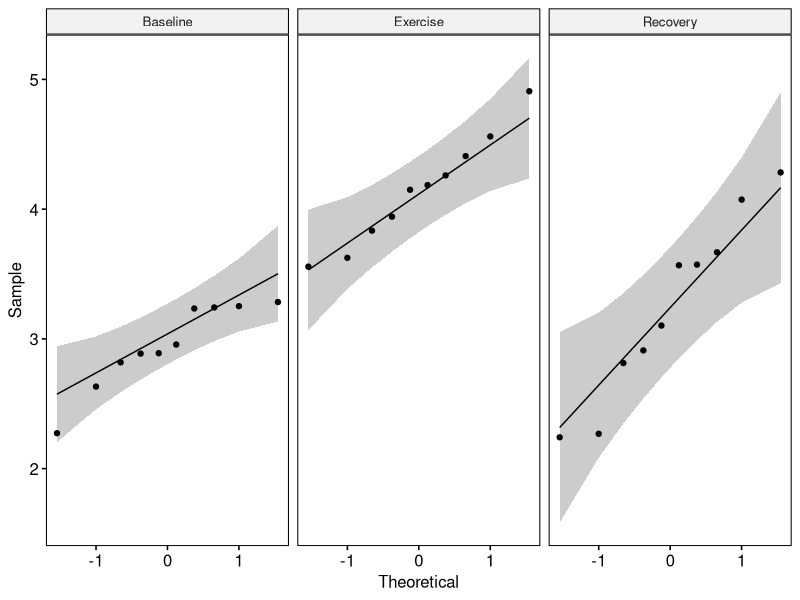
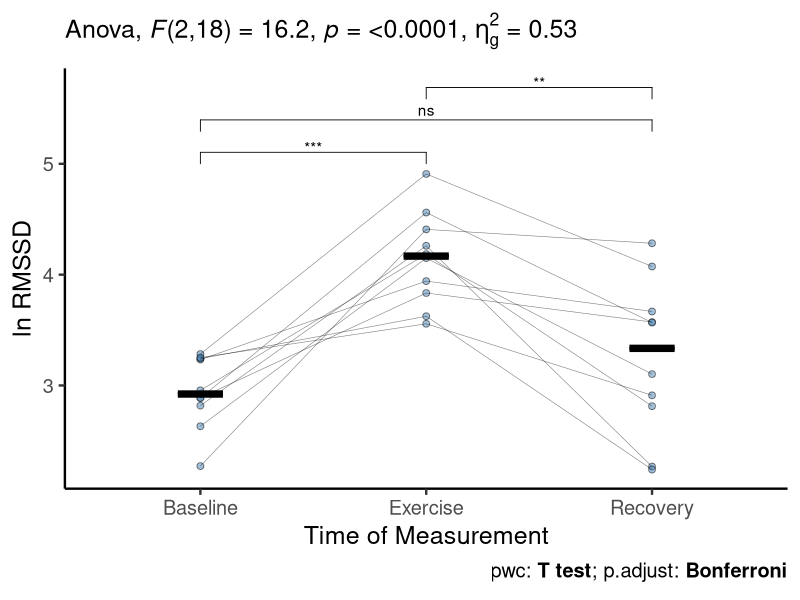

Source code (R) for these figures, in order:
## ---- chunk 1
#| label: setup
#| warning: false
#| message: false

suppressPackageStartupMessages(
  library(tidyverse)) ## for readr, dplyr, ggplot2
library(ggbeeswarm) ## for jittering points (you can remove this is you did not use a dotplot)
library(flextable) ## for making formatted tables that can be pasted into Word or Google Docs
library(rstatix) #pipe friendly framework for basic stats
library(ggpubr) #publication ready plots
library(labelled) #for labeling variables better


## ---- chunk 2
#| label: demo data

# sets some conditions
set.seed(12345) # Fix the seed so the results are replicable.
N <- 10 # The number of samples taken from each population

# Create samples for three different treatments
# each sample has a normal distribution 
c1 <- rnorm(N, mean = 3, sd = 0.4)
t1 <- rnorm(N, mean = 4, sd = 0.5)
t2 <- rnorm(N, mean = 3.2, sd = 0.6)


# Add an `id` column for paired data plotting.
id <- 1:N

# Combine samples into a DataFrame.
df <- tibble::tibble(
  `Baseline` = c1, 
  `Exercise` = t1, 
  `Recovery` = t2, 
  ID = id)

df <- df %>%
  tidyr::gather(key = Group, value = Measurement, -ID)


df <- df |> 
  labelled::set_variable_labels(
    ID                = "Subject ID",
    Group             = "Time of Measurement",
    Measurement       = "Natural Logarthim of Root Mean Square of Successive Differences"
  )

#see https://www.pipinghotdata.com/posts/2022-09-13-the-case-for-variable-labels-in-r/ for more help with labeling data

## ---- chunk 3
#| label: descriptive stats

# the code below will calculate descriptive statistics for a variable of interest grouped by another variable

#set the variable you want to summarize
x.var <- "Measurement" 

df.sum <- df  |>  
  # remove missing values from continuous variables
  filter(!is.na(.data[[x.var]])) |> 
  
  # Group the data by your categorical variable
  group_by(Group) |> 
  
  # calculate the descriptive stats
  summarize(mean = mean(.data[[x.var]]), 
            median = median(.data[[x.var]]), 
            SD = sd(.data[[x.var]]), 
            IQR = IQR(.data[[x.var]]), 
            min = min(.data[[x.var]]),
            max = max(.data[[x.var]]),
            N = n())

df.sum



## ---- chunk 4
#| label: formatted mean SD

#see https://davidgohel.github.io/flextable/ for more information and formatting options

#set the variable you want to summarize
x.var <- "Measurement" 

#calculate descriptive stats
df.sum <- df |> 
  group_by(Group) |> # grouping variable
  filter(!is.na(.data[[x.var]])) |> # remove missing values 
  
  #calculate the rounded values
  summarise(Mean = round(mean(.data[[x.var]]), digits=2), 
            SD = signif(sd(.data[[x.var]]), digits=2),
            N = n())


#create the formatted table
ft <- flextable(df.sum,
                cwidth = 0.75) |>  #can vary cell width as needed
  
  #bold the headings
  bold(part = "header") |> 
  
  #center columns
  align(align = "center", part = "all" )

#print the table
#right click on the table, choose select all, 
#choose copy, then paste in your document
#finish formatting as needed in your document
ft
## ---- chunk 5
#| label: formatted descriptive stats

#see https://davidgohel.github.io/flextable/ for more information and formatting options

#set the variable you want to summarize
x.var <- "Measurement" 

#calculate descriptive stats
df.med <- df |> 
  group_by(Group) |> #grouping variable
  filter(!is.na(.data[[x.var]])) |> # remove missing values 
  
  summarise(Median = round(median(.data[[x.var]]), digits=2),
            min = round(min(.data[[x.var]]), digits=2),
            max = round(max(.data[[x.var]]), digits=2),
            N = n()) |> 
  mutate(Range = paste(min, max, sep = "-")) |> 
  dplyr::select(-min, -max) |> 
  relocate(N, .after = last_col())
  


#create the table
ft <- flextable(df.med,
                cwidth = 0.75) |>  #can vary cell width as needed
  
  #bold the headings
  bold(part = "header") |> 
  
  #center columns
  align(align = "center", part = "all" ) |> 
  
  set_table_properties(layout = "autofit")

#print the table
#right click on the table, choose select all, 
#choose copy, then paste in your document
#finish formatting as needed in your document
ft



## ---- chunk 6
#| label: test assumptions

#make the grouping variable a factor
df$Group = factor(df$Group,
                    levels = c("Baseline","Exercise","Recovery"))

#Test to see if each group is normaly distributed
#p-value should be greater than 0.05 if normal
df  |> 
  group_by(Group)  |> 
  rstatix::shapiro_test(Measurement)

ggpubr::ggqqplot(df, "Measurement", facet.by = "Group")


#test for outliers
df  |> 
  group_by(Group)  |> 
  rstatix::identify_outliers(Measurement)


## ---- chunk 7
#| label: repeated measures ANOVA

#make the grouping variable a factor
df$Group = factor(df$Group,
                    levels = c("Baseline","Exercise","Recovery"))

#avoids scientific notation
options(scipen = 99)

# Perform Repeated Measures ANOVA with the rstatix package
rm_anova <- 
  rstatix::anova_test(
    data = df,        #dataframe 
    dv = Measurement, #dependent variable
    wid = ID,         #subjects column
    within = Group,   #within-subjects factor variable 
    type = 3)  # Specifies repeated measures design


# Print the results
get_anova_table(rm_anova)


# We are comparing to an F-distribution (F-test) here 
# DFn indicates the degrees of freedom in the numerator 
# DFd indicates the degrees of freedom in the denomerator 
# F is the F-statistic value
# p specifies the p-value
# ges is the generalized effect size (amount of variability due to the within-subjects factor)

# pairwise comparisons
pwc <- df %>%
  pairwise_t_test(
    Measurement ~ Group, paired = TRUE,
    p.adjust.method = "bonferroni"
    )

as.data.frame(pwc)

#create base plot of data
g1 <- ggplot(df, aes(x=Group, y=Measurement, group = `ID`)) +
  geom_point(size = 2, shape = 21, fill = "steelblue", alpha = 0.5) +
  geom_line(linewidth = 0.2, alpha = 0.5) + 
  stat_summary(fun = median, fun.min = median, fun.max = median, 
      geom = "crossbar", width = 0.2, size = 1,
      aes(group = 'Group' )) +
  xlab("Time of Measurement") +
  ylab("ln RMSSD") +
  theme_classic(base_size=18) 

# Visualization: plot with p-values
pwc <- pwc  |> 
  add_xy_position(x = "Group")
g1 + 
  stat_pvalue_manual(pwc) +
  labs(
    subtitle = get_test_label(rm_anova, detailed = TRUE),
    caption = get_pwc_label(pwc)
  )
